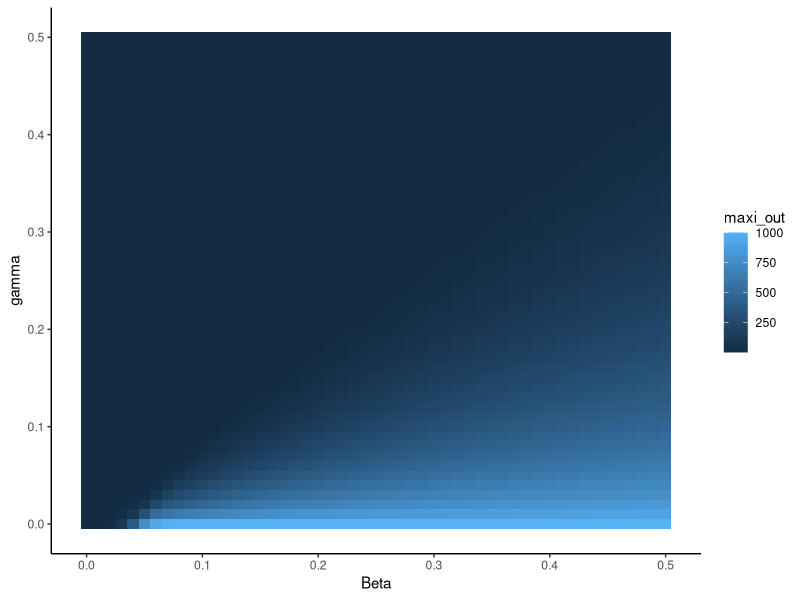

Recreate this plot in R.
#HW6


# Question 1


library(deSolve)




 # create storage dataframe
  #df_length <- length(beta)*length(gamma) 
  #beta <- rep(NA, df_length)
  #gamma <- rep(NA, df_length)






############################################################
# FUNCTION: run_sir_model
# PURPOSE: Solve deterministic SIR model with deSolve
# INPUTS:
#   beta, gamma : transmission & recovery rates
#   N           : total population
#   S0, I0, R0  : initial conditions
#   t_start     : start time
#   t_end       : end time
#   dt          : timestep
# OUTPUT:
#   data.frame with columns: time, S, I, R
############################################################

run_sir_model <- function(
  beta    = 0.1,
  gamma   = 0.1,
  N       = 1000,
  S0      = 999,
  I0      = 1,
  R0      = 0,
  t_start = 0,
  t_end   = 160,
  dt      = 1
) {

  init  <- c(S = S0, I = I0, R = R0)
  times <- seq(t_start, t_end, by = dt)

  sir_equations <- function(time, state, parameters) {
    with(as.list(c(state, parameters)), {
      dS <- -beta * S * I / N
      dI <-  beta * S * I / N - gamma * I
      dR <-  gamma * I
      list(c(dS, dI, dR))
    })
  }

  out <- ode(
    y     = init,
    times = times,
    func  = sir_equations,
    parms = c(beta = beta, gamma = gamma, N = N)
  )

  as.data.frame(out)
}

run_sir_model()








infected <- function(beta = seq(from = 0, to = 0.5, by = 0.01), gamma = seq(from = 0, to = 0.5, by = 0.01)){
  # row indexing variable
    counter <- 1

  # create storage dataframe
    dfLength <- length(beta)*length(gamma) # how long is DF
    b_out <- rep(NA, dfLength)
    g_out <- rep(NA, dfLength)
    maxi_out <- rep(NA, dfLength)

  # turn vecs into df
  storageDF <- data.frame(b_out, g_out, maxi_out)

  # enter our loops
  for (i in seq_along(beta)){ # rows
    for (j in seq_along(gamma)){ # cols

      # run log growth
      tmp_df <- run_sir_model(beta = beta[i], gamma = gamma[j])

      # store max n in dataframe
      storageDF$maxi_out[counter] <- max(tmp_df$I)
      storageDF$b_out[counter] <- beta[i] # value for beta stored
      storageDF$g_out[counter] <- gamma[j] # value for gamma stored

      counter <- counter + 1 # increase counter

    }
  }
return(storageDF)
}  
  
max_i <- infected()



#now make a function which generates a graph
library(ggplot2)
library(magrittr)

heat_map <- function(B = b_out, Y = g_out, Max_I = 5){

  plot <- max_i %>%
    ggplot(aes(x = b_out, y= g_out, fill = maxi_out)) +
    geom_tile()+ labs(x="Beta", y="gamma") + theme_classic()

  return(plot)
}

heat_map()
